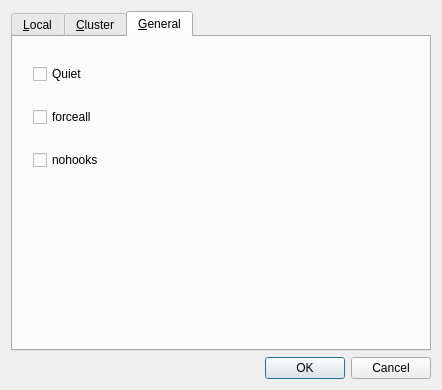
<?xml version="1.0" encoding="UTF-8"?>
<ui version="4.0">
 <class>Snakemake</class>
 <widget class="QDialog" name="Snakemake">
  <property name="geometry">
   <rect>
    <x>0</x>
    <y>0</y>
    <width>442</width>
    <height>390</height>
   </rect>
  </property>
  <property name="sizePolicy">
   <sizepolicy hsizetype="Expanding" vsizetype="Expanding">
    <horstretch>0</horstretch>
    <verstretch>0</verstretch>
   </sizepolicy>
  </property>
  <property name="acceptDrops">
   <bool>false</bool>
  </property>
  <property name="windowTitle">
   <string>Snakemake options</string>
  </property>
  <property name="autoFillBackground">
   <bool>false</bool>
  </property>
  <property name="sizeGripEnabled">
   <bool>false</bool>
  </property>
  <layout class="QGridLayout" name="gridLayout">
   <item row="0" column="0">
    <layout class="QVBoxLayout" name="verticalLayout">
     <item>
      <widget class="QTabWidget" name="tabs">
       <property name="toolTip">
        <string>Snakemake parameters related to the cluster</string>
       </property>
       <property name="currentIndex">
        <number>2</number>
       </property>
       <widget class="QWidget" name="tab_local">
        <attribute name="title">
         <string>&amp;Local</string>
        </attribute>
        <widget class="QWidget" name="verticalLayoutWidget_2">
         <property name="geometry">
          <rect>
           <x>19</x>
           <y>19</y>
           <width>141</width>
           <height>81</height>
          </rect>
         </property>
         <layout class="QVBoxLayout" name="vertical_layout">
          <property name="leftMargin">
           <number>5</number>
          </property>
          <property name="topMargin">
           <number>5</number>
          </property>
          <property name="rightMargin">
           <number>5</number>
          </property>
          <property name="bottomMargin">
           <number>5</number>
          </property>
          <item>
           <layout class="QHBoxLayout" name="horizontal_layout">
            <property name="leftMargin">
             <number>5</number>
            </property>
            <property name="topMargin">
             <number>5</number>
            </property>
            <property name="rightMargin">
             <number>5</number>
            </property>
            <property name="bottomMargin">
             <number>5</number>
            </property>
            <item>
             <widget class="QLabel" name="snakemake_options_local_cores_label">
              <property name="text">
               <string>cores</string>
              </property>
             </widget>
            </item>
            <item>
             <widget class="QSpinBox" name="snakemake_options_local_cores_value">
              <property name="minimum">
               <number>1</number>
              </property>
              <property name="maximum">
               <number>100000</number>
              </property>
             </widget>
            </item>
           </layout>
          </item>
          <item>
           <spacer name="verticalSpacer">
            <property name="orientation">
             <enum>Qt::Vertical</enum>
            </property>
            <property name="sizeHint" stdset="0">
             <size>
              <width>20</width>
              <height>40</height>
             </size>
            </property>
           </spacer>
          </item>
         </layout>
        </widget>
       </widget>
       <widget class="QWidget" name="tab_cluster">
        <attribute name="title">
         <string>&amp;Cluster</string>
        </attribute>
        <widget class="QWidget" name="verticalLayoutWidget_3">
         <property name="geometry">
          <rect>
           <x>10</x>
           <y>20</y>
           <width>169</width>
           <height>111</height>
          </rect>
         </property>
         <layout class="QVBoxLayout" name="verticalLayout_2">
          <property name="leftMargin">
           <number>5</number>
          </property>
          <property name="topMargin">
           <number>5</number>
          </property>
          <property name="rightMargin">
           <number>5</number>
          </property>
          <property name="bottomMargin">
           <number>5</number>
          </property>
          <item>
           <layout class="QHBoxLayout" name="horizontalLayout">
            <item>
             <widget class="QLabel" name="snakemake_options_cluster_cluster_label">
              <property name="toolTip">
               <string>&lt;html&gt;&lt;head/&gt;&lt;body&gt;&lt;p&gt;Execute snakemake rules with the given submit command,&lt;/p&gt;&lt;p&gt;e.g. qsub. Snakemake compiles jobs into scripts that&lt;/p&gt;&lt;p&gt;are submitted to the cluster with the given command,&lt;/p&gt;&lt;p&gt;once all input files for a particular job are present.&lt;/p&gt;&lt;p&gt;The submit command can be decorated to make it aware&lt;/p&gt;&lt;p&gt;of certain job properties (input, output, params,&lt;/p&gt;&lt;p&gt;wildcards, log, threads and dependencies (see the&lt;/p&gt;&lt;p&gt;argument below)), e.g.: $ snakemake --cluster 'qsub&lt;/p&gt;&lt;p&gt;-pe threaded {threads}'.&lt;/p&gt;&lt;p&gt;&lt;br/&gt;&lt;/p&gt;&lt;/body&gt;&lt;/html&gt;</string>
              </property>
              <property name="text">
               <string>cluster</string>
              </property>
             </widget>
            </item>
            <item>
             <widget class="QLineEdit" name="snakemake_options_cluster_cluster_value"/>
            </item>
           </layout>
          </item>
          <item>
           <layout class="QHBoxLayout" name="horizontalLayout_2">
            <item>
             <widget class="QLabel" name="snakemake_options_cluster_jobs_label">
              <property name="text">
               <string>jobs</string>
              </property>
             </widget>
            </item>
            <item>
             <widget class="QSpinBox" name="snakemake_options_cluster_jobs_value">
              <property name="suffix">
               <string/>
              </property>
              <property name="minimum">
               <number>1</number>
              </property>
              <property name="maximum">
               <number>10000</number>
              </property>
             </widget>
            </item>
           </layout>
          </item>
          <item>
           <spacer name="verticalSpacer_2">
            <property name="orientation">
             <enum>Qt::Vertical</enum>
            </property>
            <property name="sizeHint" stdset="0">
             <size>
              <width>20</width>
              <height>40</height>
             </size>
            </property>
           </spacer>
          </item>
         </layout>
        </widget>
       </widget>
       <widget class="QWidget" name="tab_general">
        <attribute name="title">
         <string>&amp;General</string>
        </attribute>
        <widget class="QWidget" name="formLayoutWidget_3">
         <property name="geometry">
          <rect>
           <x>20</x>
           <y>10</y>
           <width>331</width>
           <height>161</height>
          </rect>
         </property>
         <layout class="QFormLayout" name="layout_general">
          <item row="2" column="0">
           <widget class="QCheckBox" name="snakemake_options_general_forceall_value">
            <property name="toolTip">
             <string>--forceall Force the execution of the selected (or the first)
rule and all rules it is dependent on regardless of
already created output.
</string>
            </property>
            <property name="text">
             <string>forceall</string>
            </property>
           </widget>
          </item>
          <item row="1" column="0">
           <widget class="QCheckBox" name="snakemake_options_general_quiet_value">
            <property name="toolTip">
             <string>Do not output any progress or rule information</string>
            </property>
            <property name="text">
             <string>Quiet</string>
            </property>
           </widget>
          </item>
          <item row="3" column="0">
           <widget class="QCheckBox" name="snakemake_options_general_no__hooks_value">
            <property name="toolTip">
             <string>--no-hooks : Do not invoke onstart, onsuccess or onerror hooks   after execution.
</string>
            </property>
            <property name="text">
             <string>nohooks</string>
            </property>
           </widget>
          </item>
          <item row="3" column="1">
           <spacer name="verticalSpacer_3">
            <property name="orientation">
             <enum>Qt::Vertical</enum>
            </property>
            <property name="sizeHint" stdset="0">
             <size>
              <width>20</width>
              <height>40</height>
             </size>
            </property>
           </spacer>
          </item>
         </layout>
        </widget>
       </widget>
      </widget>
     </item>
    </layout>
   </item>
   <item row="1" column="0">
    <widget class="QDialogButtonBox" name="buttonBox">
     <property name="orientation">
      <enum>Qt::Horizontal</enum>
     </property>
     <property name="standardButtons">
      <set>QDialogButtonBox::Cancel|QDialogButtonBox::Ok</set>
     </property>
    </widget>
   </item>
  </layout>
 </widget>
 <tabstops>
  <tabstop>tabs</tabstop>
  <tabstop>snakemake_options_local_cores_value</tabstop>
  <tabstop>snakemake_options_cluster_cluster_value</tabstop>
  <tabstop>snakemake_options_cluster_jobs_value</tabstop>
 </tabstops>
 <resources/>
 <connections>
  <connection>
   <sender>buttonBox</sender>
   <signal>accepted()</signal>
   <receiver>Snakemake</receiver>
   <slot>accept()</slot>
   <hints>
    <hint type="sourcelabel">
     <x>248</x>
     <y>254</y>
    </hint>
    <hint type="destinationlabel">
     <x>157</x>
     <y>274</y>
    </hint>
   </hints>
  </connection>
  <connection>
   <sender>buttonBox</sender>
   <signal>rejected()</signal>
   <receiver>Snakemake</receiver>
   <slot>reject()</slot>
   <hints>
    <hint type="sourcelabel">
     <x>316</x>
     <y>260</y>
    </hint>
    <hint type="destinationlabel">
     <x>286</x>
     <y>274</y>
    </hint>
   </hints>
  </connection>
 </connections>
</ui>
